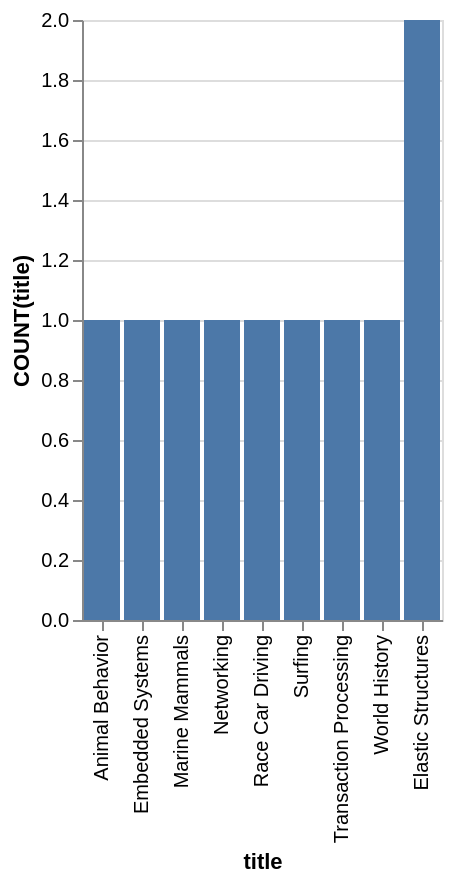

The Vega-Lite source for this figure:
### Vega-Lite specification from a JSON file in a GitHub repository (floating-point values rounded to 4 significant figures)
{"data": {"values": [{"x_data": "Animal Behavior", "y_data": 1}, {"x_data": "Embedded Systems", "y_data": 1}, {"x_data": "Marine Mammals", "y_data": 1}, {"x_data": "Networking", "y_data": 1}, {"x_data": "Race Car Driving", "y_data": 1}, {"x_data": "Surfing", "y_data": 1}, {"x_data": "Transaction Processing", "y_data": 1}, {"x_data": "World History", "y_data": 1}, {"x_data": "Elastic Structures", "y_data": 2}]}, "mark": "bar", "encoding": {"x": {"field": "x_data", "type": "nominal", "title": "title", "sort": {"op": "sum", "field": "y_data", "order": "ascending"}}, "y": {"field": "y_data", "type": "quantitative", "title": "COUNT(title)"}}}
